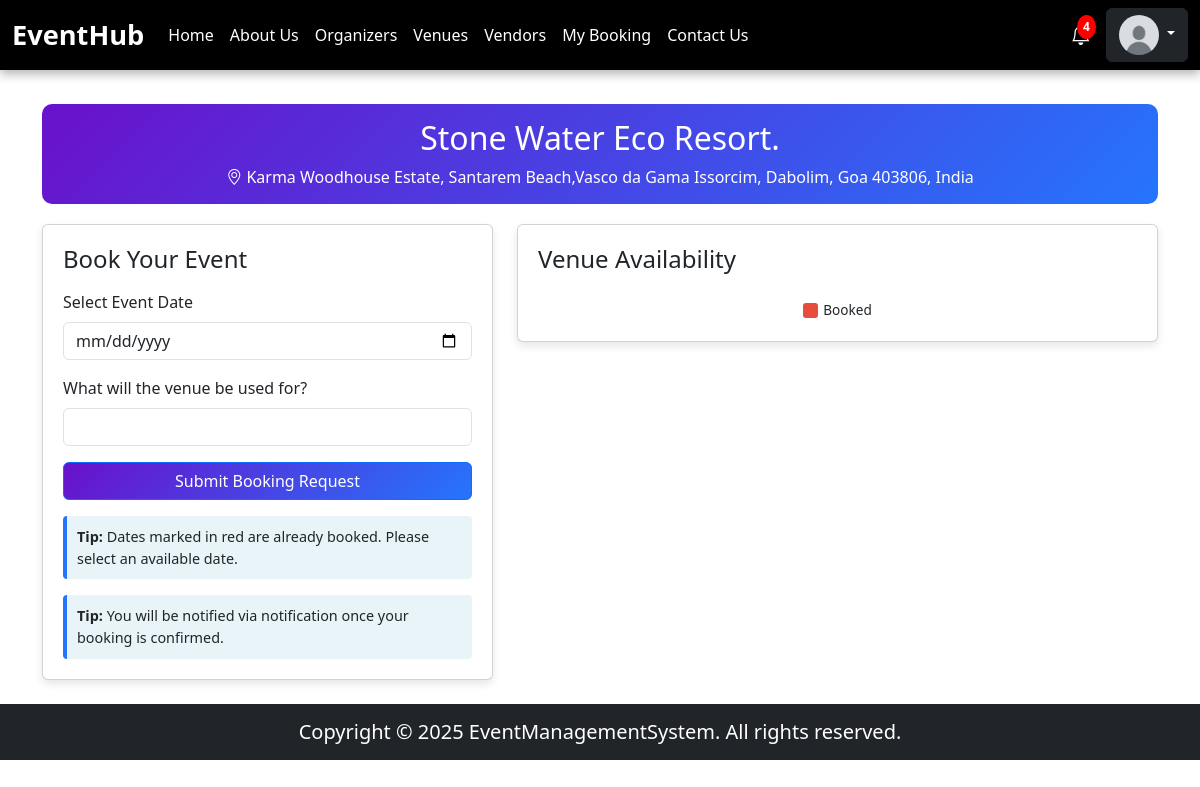
/pages/venue/venueBooking.php?venueId=3 (signed in), run on the app's committed database.
### tables this page shows
CREATE TABLE `users` (
  `id` int(11) NOT NULL,
  `username` varchar(255) NOT NULL,
  `email` varchar(255) NOT NULL,
  `phone` varchar(20) NOT NULL,
  `password` varchar(255) NOT NULL,
  `location` varchar(255) NOT NULL,
  `role` enum('user','organizer','vendor','venue_owner') NOT NULL,
  `profile_picture` varchar(255) DEFAULT NULL,
  `created_at` timestamp NOT NULL DEFAULT current_timestamp()
);

CREATE TABLE `venues` (
  `id` int(11) NOT NULL,
  `owner_id` int(11) NOT NULL,
  `name` varchar(255) NOT NULL,
  `location` varchar(255) NOT NULL,
  `capacity` int(11) NOT NULL,
  `price_per_day` decimal(10,2) NOT NULL,
  `description` text DEFAULT NULL,
  `thumbnail` varchar(255) DEFAULT NULL,
  `manager_name` varchar(255) DEFAULT NULL,
  `manager_email` varchar(255) DEFAULT NULL,
  `manager_phone` varchar(20) DEFAULT NULL,
  `status` enum('pending','approved','rejected') DEFAULT 'pending',
  `created_at` timestamp NOT NULL DEFAULT current_timestamp(),
  `venue_used_for` varchar(255) NOT NULL
);

### pages/venue/venueBooking.php (the view, shortened to what this page needs)
<?php
include("../../database/databaseConnection.php");
$venueId = $_GET['venueId'] ?? null;
$query = $conn->prepare("SELECT * FROM venues WHERE id = ?");
$query->bind_param("i", $venueId);
$query->execute();
$result = $query->get_result();
$venue = $result->fetch_assoc();
?>
<!DOCTYPE html>
<html lang="en">
<head>
    <link rel="stylesheet" href="https://cdn.jsdelivr.net/npm/bootstrap@5.3.0/dist/css/bootstrap.min.css">
    <link rel="stylesheet" href="../../public/styles/style.css">
    <link rel="stylesheet" href="../../public/styles/venueBooking.css">
    <link rel="stylesheet" href="https://cdn.jsdelivr.net/npm/fullcalendar@5.11.3/main.min.css">
</head>
<body>
<?php include("../../components/header.php"); ?>
<div class="container my-4">
    <div class="venue-header">
        <h2><?php echo htmlspecialchars($venue['name']); ?></h2>
        <p class="mb-0"><i class="bi bi-geo-alt"></i> <?php echo htmlspecialchars($venue['location']); ?></p>
    </div>
    <div class="row g-4">
        <div class="col-md-5">
            <div class="card h-100">
                <h4 class="mb-3">Book Your Event</h4>
                <form method="POST">
                    <div class="mb-3">
                        <label for="event_date" class="form-label">Select Event Date</label>
                        <input type="date" class="form-control" id="event_date" name="event_date" required>
                    </div>
                    <div class="mb-3">
                        <label for="event_purpose" class="form-label">What will the venue be used for?</label>
                        <input type="text" class="form-control" name="event_purpose" required>
                    </div>
                    <button type="submit" class="btn btn-primary w-100">Submit Booking Request</button>
                </form>
                <div class="booking-tip mt-3">
                    <strong>Tip:</strong> Dates marked in red are already booked. Please select an available date. <br>
                </div>
                <div class="booking-tip mt-3">
                    <strong>Tip:</strong>  You will be notified via notification once your booking is confirmed.
                </div>
            </div>
        </div>
        <div class="col-md-7">
            <div class="card">
                <h4 class="mb-3">Venue Availability</h4>
                <div class="date-legend">
                    <div class="legend-item">
                        <div class="legend-color" style="background-color: #e74c3c;"></div>
                        <span>Booked</span>
                    </div>
                </div>
            </div>
        </div>
    </div>
</div>
<?php include("../../components/footer.php"); ?>
</body>
</html>

### components/header.php (shortened to what this page needs)
<?php
include(__DIR__ . "/../database/databaseConnection.php");
$profilePic = "/EventManagementSystem/uploads/profilePics/default.png";
$unreadNotifications = 0;
if (isset($_SESSION['user_id'])) {
    $user_id = $_SESSION['user_id'];
    $query = "SELECT profile_picture, role FROM users WHERE id = ?";
    $stmt = mysqli_prepare($conn, $query);
    mysqli_stmt_bind_param($stmt, "i", $user_id);
    mysqli_stmt_execute($stmt);
    $result = mysqli_stmt_get_result($stmt);
    if ($row = mysqli_fetch_assoc($result)) {
        if (!empty($row['profile_picture'])) {
            $profilePic = $row['profile_picture'];
        }
    }
    $notifQuery = "SELECT COUNT(*) AS unread_count FROM notifications WHERE user_id = ? AND status = 'unread'";
    $notifStmt = mysqli_prepare($conn, $notifQuery);
    mysqli_stmt_bind_param($notifStmt, "i", $user_id);
    mysqli_stmt_execute($notifStmt);
    $notifResult = mysqli_stmt_get_result($notifStmt);
    if ($notifRow = mysqli_fetch_assoc($notifResult)) {
        $unreadNotifications = $notifRow['unread_count'];
    }
}
?>
<!DOCTYPE html>
<html lang="en">
<head>
    <link href="https://cdn.jsdelivr.net/npm/bootstrap@5.3.0/dist/css/bootstrap.min.css" rel="stylesheet">
    <link rel="stylesheet" href="https://cdn.jsdelivr.net/npm/bootstrap-icons/font/bootstrap-icons.css">
</head>
<body>
<nav class="navbar navbar-expand-lg navbar-dark">
    <div class="container-fluid">
        <a class="navbar-brand" href="/EventManagementSystem/">EventHub</a>
        <div class="collapse navbar-collapse" id="navbarNav">
            <ul class="navbar-nav me-auto">
                <li class="nav-item"><a class="nav-link" href="/EventManagementSystem/">Home</a></li>
                <li class="nav-item"><a class="nav-link" href="/EventManagementSystem/pages/aboutus.php">About Us</a></li>
                <li class="nav-item"><a class="nav-link" href="/EventManagementSystem/pages/organizers/organizers.php">Organizers</a></li>
                <li class="nav-item"><a class="nav-link" href="/EventManagementSystem/pages/venue/venues.php">Venues</a></li>
                <li class="nav-item"><a class="nav-link" href="/EventManagementSystem/pages/vendors/vendors.php">Vendors</a></li>
                <?php if (isset($_SESSION['user_id'])){ ?>
                    <li class="nav-item"><a class="nav-link" href="/EventManagementSystem/pages/myBooking.php">My Booking</a></li>
                <?php } ?>
                <li class="nav-item"><a class="nav-link" href="/EventManagementSystem/pages/contactUs.php">Contact Us</a></li>
            </ul>
            <?php if (!isset($_SESSION['user_id'])): ?>
                <div class="d-flex">
                    <a href="/EventManagementSystem/pages/login.php" class="btn btn-outline-light me-2">Login</a>
                    <a href="/EventManagementSystem/pages/register.php" class="btn btn-warning">Register</a>
                </div>
            <?php else: ?>
                <div class="d-flex align-items-center">
                    <a href="/EventManagementSystem/pages/notifications.php" class="notification-icon">
                        <?php if ($unreadNotifications > 0): ?>
                            <span class="notif-badge"><?php echo $unreadNotifications; ?></span>
                        <?php endif; ?>
                    </a>
                    <div class="dropdown">
                        <button class="btn btn-dark dropdown-toggle" type="button" data-bs-toggle="dropdown" aria-expanded="false">
                            <img src="<?php echo htmlspecialchars($profilePic, ENT_QUOTES, 'UTF-8'); ?>" alt="Profile Picture" class="profile-pic">
                        </button>
                    </div>
                </div>
            <?php endif; ?>
        </div>
    </div>
</nav>
</body>
</html>

### public/styles/style.css (style rules this page uses)
html, body { height: 100%; display: flex; flex-direction: column; }

### public/styles/venueBooking.css (style rules this page uses)
body { background-color: #f8f9fa; padding-bottom: 60px; font-family: 'Segoe UI', Tahoma, Geneva, Verdana, sans-serif; }
.container { max-width: 1100px; }
.card { box-shadow: 0 4px 8px rgba(0, 0, 0, 0.1); border-radius: 10px; padding: 20px; background-color: white; border: none; }
.venue-header { background: linear-gradient(135deg, #6a11cb 0%, #2575fc 100%); color: white; padding: 15px; border-radius: 10px; margin-bottom: 20px; text-align: center; }
.btn-primary { background: linear-gradient(135deg, #6a11cb 0%, #2575fc 100%); border: none; padding: 10px; }
.booking-tip { background-color: #e8f4f8; border-left: 4px solid #2575fc; padding: 10px; margin-top: 15px; border-radius: 4px; font-size: 0.9rem; }
.date-legend { display: flex; justify-content: center; margin-top: 10px; gap: 20px; }
.legend-item { display: flex; align-items: center; font-size: 0.85rem; }
.legend-color { width: 15px; height: 15px; border-radius: 3px; margin-right: 5px; }

### components/header.php (style rules this page uses)
.navbar { position: fixed; top: 0; width: 100%; z-index: 1000; background: #000; box-shadow: 0 4px 10px rgba(0, 0, 0, 0.3); }
.navbar-brand { font-size: 1.7rem; font-weight: bold; color: white; }
.navbar-nav .nav-link { color: white; }
.profile-pic { width: 40px; height: 40px; border-radius: 50%; }
.notification-icon { position: relative; display: inline-block; color: white; font-size: 20px; margin-right: 15px; cursor: pointer; }
.notif-badge { position: absolute; top: -5px; right: -5px; background: red; color: white; font-size: 12px; font-weight: bold; border-radius: 50%; padding: 3px 6px; }

### data on the page
users: profile_picture (placeholder picture)
venues: name "Stone Water Eco Resort.", location "Karma Woodhouse Estate, Santarem Beach,Vasco da Gama Issorcim, Dabolim, Goa 403806, India"

### other printed values
$unreadNotifications "4"
